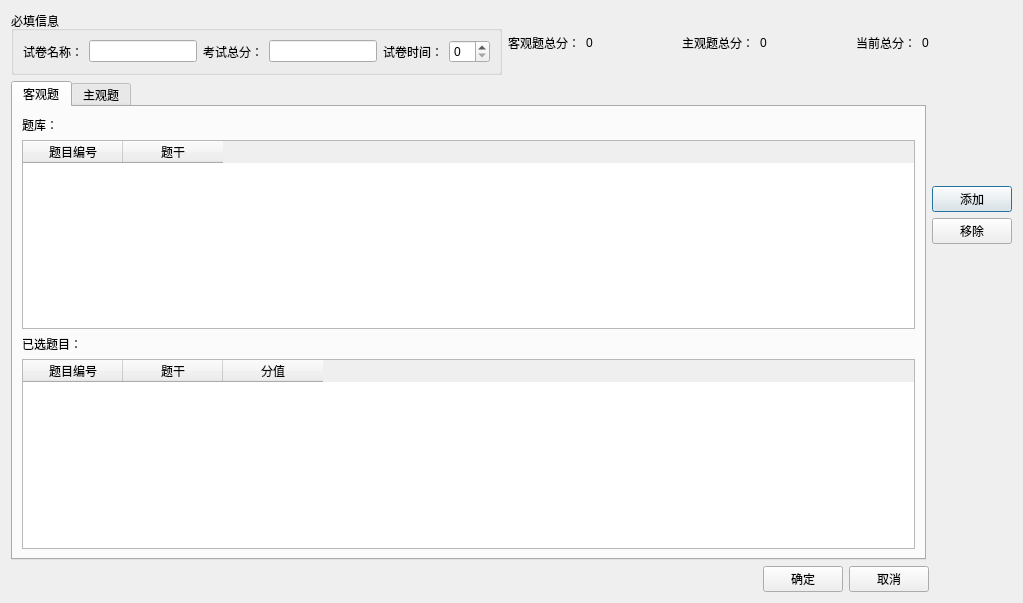
<?xml version="1.0" encoding="UTF-8"?>
<ui version="4.0">
 <class>AlterPaper</class>
 <widget class="QDialog" name="AlterPaper">
  <property name="geometry">
   <rect>
    <x>0</x>
    <y>0</y>
    <width>1023</width>
    <height>603</height>
   </rect>
  </property>
  <property name="windowTitle">
   <string>Dialog</string>
  </property>
  <layout class="QGridLayout" name="gridLayout">
   <item row="0" column="0">
    <layout class="QVBoxLayout" name="verticalLayout_4">
     <item>
      <layout class="QHBoxLayout" name="horizontalLayout_7">
       <item>
        <widget class="QGroupBox" name="groupBox">
         <property name="sizePolicy">
          <sizepolicy hsizetype="Fixed" vsizetype="Fixed">
           <horstretch>0</horstretch>
           <verstretch>0</verstretch>
          </sizepolicy>
         </property>
         <property name="title">
          <string>必填信息</string>
         </property>
         <layout class="QFormLayout" name="formLayout">
          <item row="0" column="0">
           <layout class="QHBoxLayout" name="horizontalLayout_5">
            <item>
             <layout class="QHBoxLayout" name="horizontalLayout">
              <item>
               <widget class="QLabel" name="label">
                <property name="text">
                 <string>试卷名称：</string>
                </property>
               </widget>
              </item>
              <item>
               <widget class="QLineEdit" name="lineEdit_papername">
                <property name="sizePolicy">
                 <sizepolicy hsizetype="Minimum" vsizetype="Fixed">
                  <horstretch>127</horstretch>
                  <verstretch>21</verstretch>
                 </sizepolicy>
                </property>
               </widget>
              </item>
             </layout>
            </item>
            <item>
             <layout class="QHBoxLayout" name="horizontalLayout_3">
              <item>
               <widget class="QLabel" name="label_2">
                <property name="text">
                 <string>考试总分：</string>
                </property>
               </widget>
              </item>
              <item>
               <widget class="QLineEdit" name="lineEdit_mark">
                <property name="sizePolicy">
                 <sizepolicy hsizetype="Minimum" vsizetype="Fixed">
                  <horstretch>0</horstretch>
                  <verstretch>0</verstretch>
                 </sizepolicy>
                </property>
                <property name="minimumSize">
                 <size>
                  <width>57</width>
                  <height>21</height>
                 </size>
                </property>
               </widget>
              </item>
             </layout>
            </item>
            <item>
             <layout class="QHBoxLayout" name="horizontalLayout_4">
              <item>
               <widget class="QLabel" name="label_3">
                <property name="text">
                 <string>试卷时间：</string>
                </property>
               </widget>
              </item>
              <item>
               <widget class="QSpinBox" name="spinBox_time"/>
              </item>
             </layout>
            </item>
           </layout>
          </item>
         </layout>
        </widget>
       </item>
       <item>
        <widget class="QLabel" name="label_8">
         <property name="text">
          <string>客观题总分：</string>
         </property>
        </widget>
       </item>
       <item>
        <widget class="QLabel" name="label_objectmark">
         <property name="text">
          <string>0</string>
         </property>
        </widget>
       </item>
       <item>
        <spacer name="horizontalSpacer_3">
         <property name="orientation">
          <enum>Qt::Horizontal</enum>
         </property>
         <property name="sizeHint" stdset="0">
          <size>
           <width>40</width>
           <height>20</height>
          </size>
         </property>
        </spacer>
       </item>
       <item>
        <widget class="QLabel" name="label_9">
         <property name="text">
          <string>主观题总分：</string>
         </property>
        </widget>
       </item>
       <item>
        <widget class="QLabel" name="label_subjectmark">
         <property name="text">
          <string>0</string>
         </property>
        </widget>
       </item>
       <item>
        <spacer name="horizontalSpacer_4">
         <property name="orientation">
          <enum>Qt::Horizontal</enum>
         </property>
         <property name="sizeHint" stdset="0">
          <size>
           <width>40</width>
           <height>20</height>
          </size>
         </property>
        </spacer>
       </item>
       <item>
        <widget class="QLabel" name="label_10">
         <property name="text">
          <string>当前总分：</string>
         </property>
        </widget>
       </item>
       <item>
        <widget class="QLabel" name="label_totalmark">
         <property name="text">
          <string>0</string>
         </property>
        </widget>
       </item>
       <item>
        <spacer name="horizontalSpacer_2">
         <property name="orientation">
          <enum>Qt::Horizontal</enum>
         </property>
         <property name="sizeHint" stdset="0">
          <size>
           <width>40</width>
           <height>20</height>
          </size>
         </property>
        </spacer>
       </item>
      </layout>
     </item>
     <item>
      <layout class="QHBoxLayout" name="horizontalLayout_2">
       <item>
        <widget class="QTabWidget" name="tabWidget_question">
         <property name="currentIndex">
          <number>0</number>
         </property>
         <widget class="QWidget" name="tab">
          <attribute name="title">
           <string>客观题</string>
          </attribute>
          <layout class="QVBoxLayout" name="verticalLayout">
           <item>
            <widget class="QLabel" name="label_4">
             <property name="text">
              <string>题库：</string>
             </property>
            </widget>
           </item>
           <item>
            <widget class="QTableWidget" name="tableWidget_objectquestion">
             <column>
              <property name="text">
               <string>题目编号</string>
              </property>
             </column>
             <column>
              <property name="text">
               <string>题干</string>
              </property>
             </column>
            </widget>
           </item>
           <item>
            <widget class="QLabel" name="label_5">
             <property name="text">
              <string>已选题目：</string>
             </property>
            </widget>
           </item>
           <item>
            <widget class="QTableWidget" name="tableWidget_selectobject">
             <column>
              <property name="text">
               <string>题目编号</string>
              </property>
             </column>
             <column>
              <property name="text">
               <string>题干</string>
              </property>
             </column>
             <column>
              <property name="text">
               <string>分值</string>
              </property>
             </column>
            </widget>
           </item>
          </layout>
         </widget>
         <widget class="QWidget" name="tab_2">
          <attribute name="title">
           <string>主观题</string>
          </attribute>
          <layout class="QVBoxLayout" name="verticalLayout_2">
           <item>
            <widget class="QLabel" name="label_6">
             <property name="text">
              <string>题库：</string>
             </property>
            </widget>
           </item>
           <item>
            <widget class="QTableWidget" name="tableWidget_subjectquestion">
             <column>
              <property name="text">
               <string>题目编号</string>
              </property>
             </column>
             <column>
              <property name="text">
               <string>题干</string>
              </property>
             </column>
            </widget>
           </item>
           <item>
            <widget class="QLabel" name="label_7">
             <property name="text">
              <string>已选题目：</string>
             </property>
            </widget>
           </item>
           <item>
            <widget class="QTableWidget" name="tableWidget_selectsubject">
             <column>
              <property name="text">
               <string>题目编号</string>
              </property>
             </column>
             <column>
              <property name="text">
               <string>题干</string>
              </property>
             </column>
             <column>
              <property name="text">
               <string>分值</string>
              </property>
             </column>
            </widget>
           </item>
          </layout>
         </widget>
        </widget>
       </item>
       <item>
        <layout class="QVBoxLayout" name="verticalLayout_3">
         <item>
          <spacer name="verticalSpacer_4">
           <property name="orientation">
            <enum>Qt::Vertical</enum>
           </property>
           <property name="sizeHint" stdset="0">
            <size>
             <width>20</width>
             <height>40</height>
            </size>
           </property>
          </spacer>
         </item>
         <item>
          <widget class="QPushButton" name="pushButton_add">
           <property name="sizePolicy">
            <sizepolicy hsizetype="Fixed" vsizetype="Fixed">
             <horstretch>0</horstretch>
             <verstretch>0</verstretch>
            </sizepolicy>
           </property>
           <property name="text">
            <string>添加</string>
           </property>
          </widget>
         </item>
         <item>
          <widget class="QPushButton" name="pushButton_remove">
           <property name="text">
            <string>移除</string>
           </property>
          </widget>
         </item>
         <item>
          <spacer name="verticalSpacer">
           <property name="orientation">
            <enum>Qt::Vertical</enum>
           </property>
           <property name="sizeHint" stdset="0">
            <size>
             <width>20</width>
             <height>40</height>
            </size>
           </property>
          </spacer>
         </item>
         <item>
          <spacer name="verticalSpacer_2">
           <property name="orientation">
            <enum>Qt::Vertical</enum>
           </property>
           <property name="sizeHint" stdset="0">
            <size>
             <width>20</width>
             <height>40</height>
            </size>
           </property>
          </spacer>
         </item>
         <item>
          <spacer name="verticalSpacer_3">
           <property name="orientation">
            <enum>Qt::Vertical</enum>
           </property>
           <property name="sizeHint" stdset="0">
            <size>
             <width>20</width>
             <height>40</height>
            </size>
           </property>
          </spacer>
         </item>
        </layout>
       </item>
      </layout>
     </item>
     <item>
      <layout class="QHBoxLayout" name="horizontalLayout_6">
       <item>
        <spacer name="horizontalSpacer">
         <property name="orientation">
          <enum>Qt::Horizontal</enum>
         </property>
         <property name="sizeHint" stdset="0">
          <size>
           <width>40</width>
           <height>20</height>
          </size>
         </property>
        </spacer>
       </item>
       <item>
        <spacer name="horizontalSpacer_6">
         <property name="orientation">
          <enum>Qt::Horizontal</enum>
         </property>
         <property name="sizeHint" stdset="0">
          <size>
           <width>40</width>
           <height>20</height>
          </size>
         </property>
        </spacer>
       </item>
       <item>
        <spacer name="horizontalSpacer_7">
         <property name="orientation">
          <enum>Qt::Horizontal</enum>
         </property>
         <property name="sizeHint" stdset="0">
          <size>
           <width>40</width>
           <height>20</height>
          </size>
         </property>
        </spacer>
       </item>
       <item>
        <spacer name="horizontalSpacer_8">
         <property name="orientation">
          <enum>Qt::Horizontal</enum>
         </property>
         <property name="sizeHint" stdset="0">
          <size>
           <width>40</width>
           <height>20</height>
          </size>
         </property>
        </spacer>
       </item>
       <item>
        <spacer name="horizontalSpacer_9">
         <property name="orientation">
          <enum>Qt::Horizontal</enum>
         </property>
         <property name="sizeHint" stdset="0">
          <size>
           <width>40</width>
           <height>20</height>
          </size>
         </property>
        </spacer>
       </item>
       <item>
        <spacer name="horizontalSpacer_10">
         <property name="orientation">
          <enum>Qt::Horizontal</enum>
         </property>
         <property name="sizeHint" stdset="0">
          <size>
           <width>40</width>
           <height>20</height>
          </size>
         </property>
        </spacer>
       </item>
       <item>
        <spacer name="horizontalSpacer_11">
         <property name="orientation">
          <enum>Qt::Horizontal</enum>
         </property>
         <property name="sizeHint" stdset="0">
          <size>
           <width>40</width>
           <height>20</height>
          </size>
         </property>
        </spacer>
       </item>
       <item>
        <spacer name="horizontalSpacer_12">
         <property name="orientation">
          <enum>Qt::Horizontal</enum>
         </property>
         <property name="sizeHint" stdset="0">
          <size>
           <width>40</width>
           <height>20</height>
          </size>
         </property>
        </spacer>
       </item>
       <item>
        <spacer name="horizontalSpacer_13">
         <property name="orientation">
          <enum>Qt::Horizontal</enum>
         </property>
         <property name="sizeHint" stdset="0">
          <size>
           <width>40</width>
           <height>20</height>
          </size>
         </property>
        </spacer>
       </item>
       <item>
        <widget class="QPushButton" name="pushButton_submit">
         <property name="sizePolicy">
          <sizepolicy hsizetype="Fixed" vsizetype="Fixed">
           <horstretch>0</horstretch>
           <verstretch>0</verstretch>
          </sizepolicy>
         </property>
         <property name="text">
          <string>确定</string>
         </property>
        </widget>
       </item>
       <item>
        <widget class="QPushButton" name="pushButton_cancel">
         <property name="sizePolicy">
          <sizepolicy hsizetype="Fixed" vsizetype="Fixed">
           <horstretch>0</horstretch>
           <verstretch>0</verstretch>
          </sizepolicy>
         </property>
         <property name="text">
          <string>取消</string>
         </property>
        </widget>
       </item>
       <item>
        <spacer name="horizontalSpacer_5">
         <property name="orientation">
          <enum>Qt::Horizontal</enum>
         </property>
         <property name="sizeHint" stdset="0">
          <size>
           <width>40</width>
           <height>20</height>
          </size>
         </property>
        </spacer>
       </item>
      </layout>
     </item>
    </layout>
   </item>
  </layout>
 </widget>
 <resources/>
 <connections/>
</ui>
